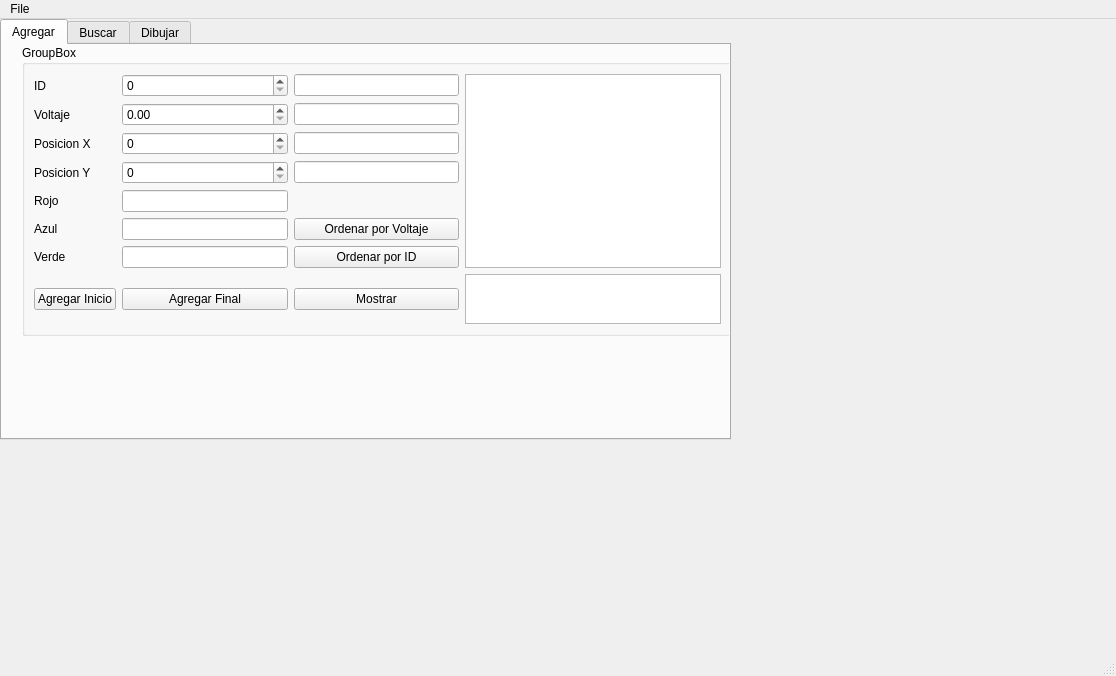
<?xml version="1.0" encoding="UTF-8"?>
<ui version="4.0">
 <class>MainWindow</class>
 <widget class="QMainWindow" name="MainWindow">
  <property name="geometry">
   <rect>
    <x>0</x>
    <y>0</y>
    <width>1116</width>
    <height>676</height>
   </rect>
  </property>
  <property name="windowTitle">
   <string>MainWindow</string>
  </property>
  <widget class="QWidget" name="centralwidget">
   <widget class="QTabWidget" name="Dibujar">
    <property name="geometry">
     <rect>
      <x>0</x>
      <y>0</y>
      <width>731</width>
      <height>421</height>
     </rect>
    </property>
    <property name="currentIndex">
     <number>0</number>
    </property>
    <widget class="QWidget" name="Agregar">
     <attribute name="title">
      <string>Agregar</string>
     </attribute>
     <widget class="QGroupBox" name="groupBox">
      <property name="geometry">
       <rect>
        <x>20</x>
        <y>0</y>
        <width>711</width>
        <height>291</height>
       </rect>
      </property>
      <property name="title">
       <string>GroupBox</string>
      </property>
      <layout class="QGridLayout" name="gridLayout">
       <item row="2" column="0">
        <widget class="QLabel" name="label_3">
         <property name="text">
          <string>Posicion X</string>
         </property>
        </widget>
       </item>
       <item row="2" column="1">
        <widget class="QSpinBox" name="posx"/>
       </item>
       <item row="3" column="0">
        <widget class="QLabel" name="label_4">
         <property name="text">
          <string>Posicion Y</string>
         </property>
        </widget>
       </item>
       <item row="3" column="1">
        <widget class="QSpinBox" name="posy"/>
       </item>
       <item row="6" column="0">
        <widget class="QLabel" name="label_7">
         <property name="text">
          <string>Verde</string>
         </property>
        </widget>
       </item>
       <item row="4" column="0">
        <widget class="QLabel" name="label_5">
         <property name="text">
          <string>Rojo</string>
         </property>
        </widget>
       </item>
       <item row="7" column="2">
        <widget class="QPushButton" name="mostrar">
         <property name="text">
          <string>Mostrar</string>
         </property>
        </widget>
       </item>
       <item row="7" column="0">
        <widget class="QPushButton" name="inicio">
         <property name="text">
          <string>Agregar Inicio</string>
         </property>
        </widget>
       </item>
       <item row="0" column="1">
        <widget class="QSpinBox" name="id"/>
       </item>
       <item row="7" column="1">
        <widget class="QPushButton" name="final_2">
         <property name="text">
          <string>Agregar Final</string>
         </property>
        </widget>
       </item>
       <item row="1" column="1">
        <widget class="QDoubleSpinBox" name="volt"/>
       </item>
       <item row="7" column="3">
        <widget class="QPlainTextEdit" name="pantallaid"/>
       </item>
       <item row="0" column="0">
        <widget class="QLabel" name="label">
         <property name="text">
          <string>ID</string>
         </property>
        </widget>
       </item>
       <item row="1" column="0">
        <widget class="QLabel" name="label_2">
         <property name="text">
          <string>Voltaje</string>
         </property>
        </widget>
       </item>
       <item row="5" column="2">
        <widget class="QPushButton" name="pushButton_2">
         <property name="text">
          <string>Ordenar por Voltaje</string>
         </property>
        </widget>
       </item>
       <item row="5" column="0">
        <widget class="QLabel" name="label_6">
         <property name="text">
          <string>Azul</string>
         </property>
        </widget>
       </item>
       <item row="6" column="2">
        <widget class="QPushButton" name="ordenar_id">
         <property name="text">
          <string>Ordenar por ID</string>
         </property>
        </widget>
       </item>
       <item row="0" column="3" rowspan="7">
        <widget class="QPlainTextEdit" name="pantalla"/>
       </item>
       <item row="0" column="2">
        <widget class="QLineEdit" name="line_ID"/>
       </item>
       <item row="1" column="2">
        <widget class="QLineEdit" name="line_V"/>
       </item>
       <item row="2" column="2">
        <widget class="QLineEdit" name="line_X"/>
       </item>
       <item row="3" column="2">
        <widget class="QLineEdit" name="line_Y"/>
       </item>
       <item row="4" column="1">
        <widget class="QLineEdit" name="line_R"/>
       </item>
       <item row="5" column="1">
        <widget class="QLineEdit" name="line_A"/>
       </item>
       <item row="6" column="1">
        <widget class="QLineEdit" name="line_G"/>
       </item>
      </layout>
     </widget>
    </widget>
    <widget class="QWidget" name="Buscar">
     <attribute name="title">
      <string>Buscar</string>
     </attribute>
     <widget class="QPushButton" name="mostrar_tabla_button">
      <property name="geometry">
       <rect>
        <x>70</x>
        <y>50</y>
        <width>81</width>
        <height>24</height>
       </rect>
      </property>
      <property name="text">
       <string>Mostrar Tabla</string>
      </property>
     </widget>
     <widget class="QPushButton" name="buscar_tabla_button">
      <property name="geometry">
       <rect>
        <x>70</x>
        <y>90</y>
        <width>81</width>
        <height>24</height>
       </rect>
      </property>
      <property name="text">
       <string>Buscar</string>
      </property>
     </widget>
     <widget class="QTableWidget" name="tableWidget">
      <property name="geometry">
       <rect>
        <x>310</x>
        <y>40</y>
        <width>331</width>
        <height>201</height>
       </rect>
      </property>
     </widget>
     <widget class="QSpinBox" name="buscarid">
      <property name="geometry">
       <rect>
        <x>80</x>
        <y>130</y>
        <width>61</width>
        <height>25</height>
       </rect>
      </property>
     </widget>
    </widget>
    <widget class="QWidget" name="tab">
     <attribute name="title">
      <string>Dibujar</string>
     </attribute>
     <widget class="QGraphicsView" name="PantallaNeuronas">
      <property name="geometry">
       <rect>
        <x>50</x>
        <y>10</y>
        <width>631</width>
        <height>271</height>
       </rect>
      </property>
     </widget>
     <widget class="QPushButton" name="dibujar_button">
      <property name="geometry">
       <rect>
        <x>94</x>
        <y>300</y>
        <width>111</width>
        <height>24</height>
       </rect>
      </property>
      <property name="text">
       <string>Dibujar Neuronas</string>
      </property>
     </widget>
     <widget class="QPushButton" name="limpiar_button">
      <property name="geometry">
       <rect>
        <x>440</x>
        <y>300</y>
        <width>75</width>
        <height>24</height>
       </rect>
      </property>
      <property name="text">
       <string>Limpiar</string>
      </property>
     </widget>
     <widget class="QPushButton" name="conexion_neuronas">
      <property name="geometry">
       <rect>
        <x>230</x>
        <y>300</y>
        <width>181</width>
        <height>24</height>
       </rect>
      </property>
      <property name="text">
       <string>Dibujar conexion entre neuronas</string>
      </property>
     </widget>
    </widget>
   </widget>
  </widget>
  <widget class="QMenuBar" name="menubar">
   <property name="geometry">
    <rect>
     <x>0</x>
     <y>0</y>
     <width>1116</width>
     <height>21</height>
    </rect>
   </property>
   <widget class="QMenu" name="menuFile">
    <property name="title">
     <string>File</string>
    </property>
    <addaction name="actionAbrir"/>
    <addaction name="separator"/>
    <addaction name="actionGuardar"/>
    <addaction name="separator"/>
   </widget>
   <addaction name="menuFile"/>
  </widget>
  <widget class="QStatusBar" name="statusbar"/>
  <action name="actionAbrir">
   <property name="text">
    <string>Abrir</string>
   </property>
   <property name="shortcut">
    <string>Ctrl+O</string>
   </property>
  </action>
  <action name="actionGuardar">
   <property name="text">
    <string>Guardar</string>
   </property>
   <property name="shortcut">
    <string>Ctrl+G</string>
   </property>
  </action>
 </widget>
 <resources/>
 <connections/>
</ui>
